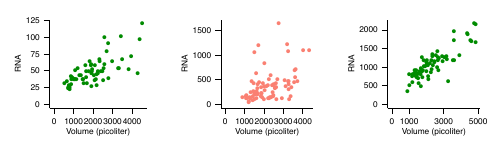

Source code (R):
library(ggplot2)

data <- read.delim('~/Dropbox/ExtractedData_131216/alldata_CRL.txt',header=T,stringsAsFactors=T)

cols <- c('green4','salmon','green4')

tmp <- subset(data,gene %in% 'USF2' & volume < 5000)

p1 <- ggplot(tmp,aes(x=volume,y=cytoRNA)) +
  geom_point(size=1.3,col=cols[1]) +
  expand_limits(x=0,y=0) +
  xlab('Volume (picoliter)') + ylab('RNA') +
  theme_classic() + 
  theme(axis.title=element_text(size="6"), axis.text=element_text(size='6'))

tmp <- subset(data,gene %in% 'RND3' & volume < 5000)

p2 <- ggplot(tmp,aes(x=volume,y=cytoRNA)) +
  geom_point(size=1.3,col=cols[2]) +
  expand_limits(x=0,y=0) +
  xlab('Volume (picoliter)') + ylab('RNA') +
  theme_classic() + 
  theme(axis.title=element_text(size="6"), axis.text=element_text(size='6'))

tmp <- subset(data,gene %in% 'EEF2' & volume < 5000)

p3 <- ggplot(tmp,aes(x=volume,y=cytoRNA)) +
  geom_point(size=1.3,col=cols[3]) +
  expand_limits(x=0,y=0) +
  xlab('Volume (picoliter)') + ylab('RNA') +
  theme_classic() + 
  theme(axis.title=element_text(size="6"), axis.text=element_text(size='6'))

pdf('~/Dropbox/densitypaper/densitiyfigures/Figure4/3genes.pdf',width=5,height=1.5)
multiplot(p1,p2,p3,cols=3)
dev.off()
